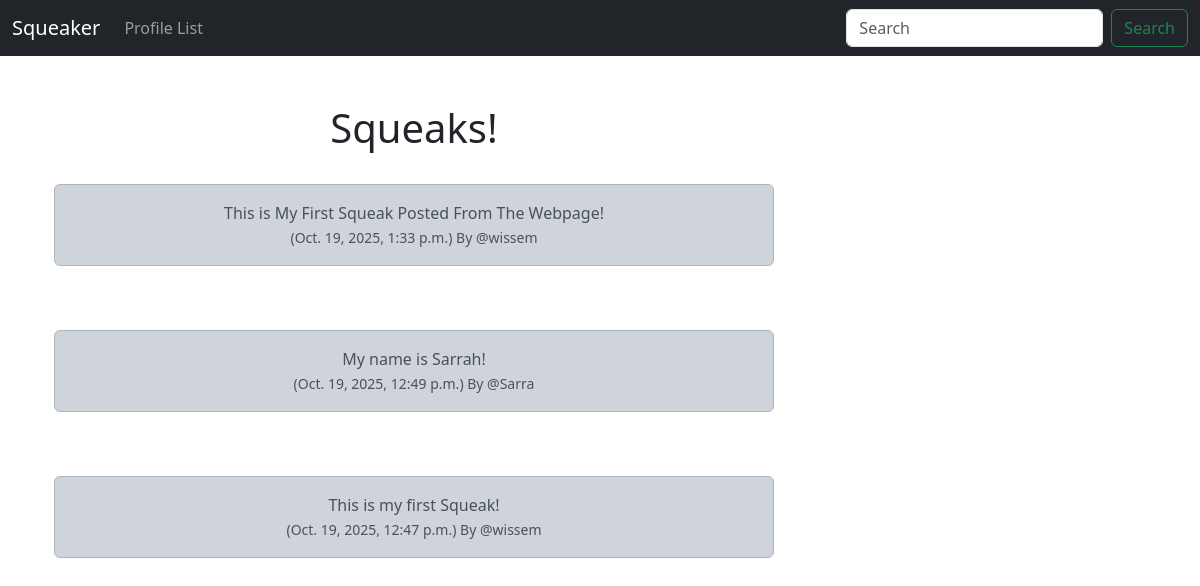
Page /home/ on the earlier database version.
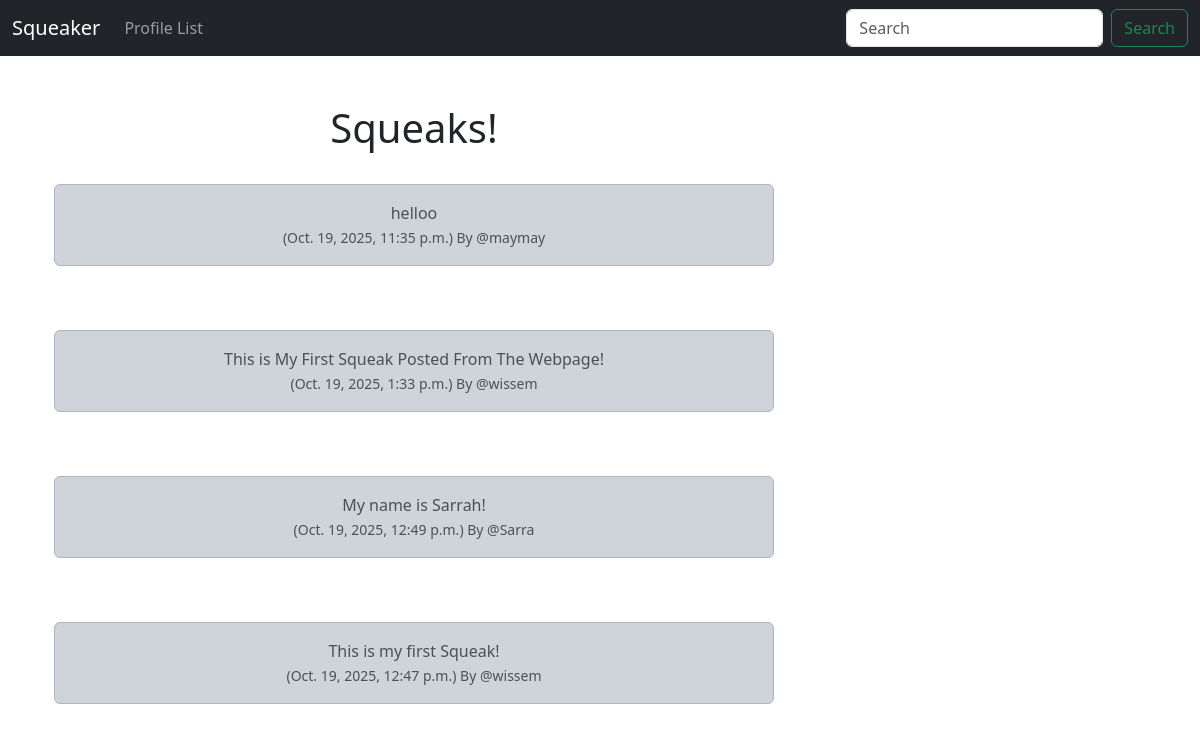
Same page on the later database version.
### musker/models.py (models this page shows, shortened)
class Meep(models.Model):
    user = models.ForeignKey(
        User, related_name="meeps",
        on_delete=models.DO_NOTHING
        )
    body = models.CharField(max_length=200)
    created_at = models.DateTimeField(auto_now_add=True)

### musker/views.py (the view)
# urls.py: path('home/', views.home, name='home'),
def home(request):
    if request.user.is_authenticated:
        form = MeepForm(request.POST or None)
        if request.method == "POST":
            if form.is_valid():
                meep = form.save(commit=False)
                meep.user = request.user
                meep.save()
                messages.success(request , ("Your Squeak Has Been Posted"))
                return redirect('home')
        meeps = Meep.objects.all().order_by("-created_at")
        return render (request, 'home.html' , {"meeps":meeps, "form":form})
    else:
        meeps = Meep.objects.all().order_by("-created_at")
        return render (request, 'home.html' , {"meeps":meeps})

### musker/templates/home.html (shortened to what this page needs)
{%extends 'base.html'%}
{% block content %}
<div class="container text-center">
    <div class="row">
        <div class="col-8">
<h1> Squeaks! </h1>
<br/>
    {% for meep in meeps %}
        <div class="alert alert-dark" role="alert">
            {{ meep.body }}<br/>
            <small class="text-muted">
                ({{meep.created_at}}) By
                @{{ meep.user.username }}
            </small>
        </div><br/><br/>
    {% endfor %}
        </div>
    <div class="col-4">
    <br/><br/><br/>
    </div>
{% endblock %}

Differences in the rows shown:
added Meep: body "helloo", created_at "Oct. 19, 2025, 11:35 p.m.", user.username "maymay"
